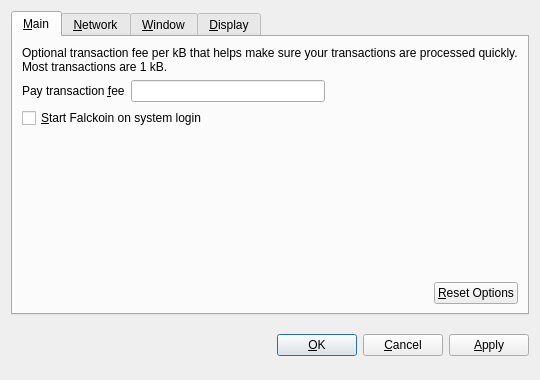
<?xml version="1.0" encoding="UTF-8"?>
<ui version="4.0">
 <class>OptionsDialog</class>
 <widget class="QDialog" name="OptionsDialog">
  <property name="geometry">
   <rect>
    <x>0</x>
    <y>0</y>
    <width>540</width>
    <height>380</height>
   </rect>
  </property>
  <property name="windowTitle">
   <string>Options</string>
  </property>
  <property name="modal">
   <bool>true</bool>
  </property>
  <layout class="QVBoxLayout" name="verticalLayout">
   <item>
    <widget class="QTabWidget" name="tabWidget">
     <property name="tabPosition">
      <enum>QTabWidget::North</enum>
     </property>
     <property name="currentIndex">
      <number>0</number>
     </property>
     <widget class="QWidget" name="tabMain">
      <attribute name="title">
       <string>&amp;Main</string>
      </attribute>
      <layout class="QVBoxLayout" name="verticalLayout_Main">
       <item>
        <widget class="QLabel" name="transactionFeeInfoLabel">
         <property name="text">
          <string>Optional transaction fee per kB that helps make sure your transactions are processed quickly. Most transactions are 1 kB.</string>
         </property>
         <property name="textFormat">
          <enum>Qt::PlainText</enum>
         </property>
         <property name="wordWrap">
          <bool>true</bool>
         </property>
        </widget>
       </item>
       <item>
        <layout class="QHBoxLayout" name="horizontalLayout_1_Main">
         <item>
          <widget class="QLabel" name="transactionFeeLabel">
           <property name="text">
            <string>Pay transaction &amp;fee</string>
           </property>
           <property name="textFormat">
            <enum>Qt::PlainText</enum>
           </property>
           <property name="buddy">
            <cstring>transactionFee</cstring>
           </property>
          </widget>
         </item>
         <item>
          <widget class="BitcoinAmountField" name="transactionFee"/>
         </item>
         <item>
          <spacer name="horizontalSpacer_1_Main">
           <property name="orientation">
            <enum>Qt::Horizontal</enum>
           </property>
           <property name="sizeHint" stdset="0">
            <size>
             <width>40</width>
             <height>20</height>
            </size>
           </property>
          </spacer>
         </item>
        </layout>
       </item>
       <item>
        <widget class="QCheckBox" name="bitcoinAtStartup">
         <property name="toolTip">
          <string>Automatically start Falckoin after logging in to the system.</string>
         </property>
         <property name="text">
          <string>&amp;Start Falckoin on system login</string>
         </property>
        </widget>
       </item>
       <item>
        <spacer name="verticalSpacer_Main">
         <property name="orientation">
          <enum>Qt::Vertical</enum>
         </property>
         <property name="sizeHint" stdset="0">
          <size>
           <width>20</width>
           <height>40</height>
          </size>
         </property>
        </spacer>
       </item>
       <item>
        <layout class="QHBoxLayout" name="horizontalLayout_2_Main">
         <item>
          <spacer name="horizontalSpacer_2_Main">
           <property name="orientation">
            <enum>Qt::Horizontal</enum>
           </property>
           <property name="sizeHint" stdset="0">
            <size>
             <width>40</width>
             <height>20</height>
            </size>
           </property>
          </spacer>
         </item>
         <item>
          <widget class="QPushButton" name="resetButton">
           <property name="toolTip">
            <string>Reset all client options to default.</string>
           </property>
           <property name="text">
            <string>&amp;Reset Options</string>
           </property>
           <property name="autoDefault">
            <bool>false</bool>
           </property>
          </widget>
         </item>
        </layout>
       </item>
      </layout>
     </widget>
     <widget class="QWidget" name="tabNetwork">
      <attribute name="title">
       <string>&amp;Network</string>
      </attribute>
      <layout class="QVBoxLayout" name="verticalLayout_Network">
       <item>
        <widget class="QCheckBox" name="mapPortUpnp">
         <property name="toolTip">
          <string>Automatically open the Falckoin client port on the router. This only works when your router supports UPnP and it is enabled.</string>
         </property>
         <property name="text">
          <string>Map port using &amp;UPnP</string>
         </property>
        </widget>
       </item>
       <item>
        <widget class="QCheckBox" name="connectSocks">
         <property name="toolTip">
          <string>Connect to the Falckoin network through a SOCKS proxy (e.g. when connecting through Tor).</string>
         </property>
         <property name="text">
          <string>&amp;Connect through SOCKS proxy:</string>
         </property>
        </widget>
       </item>
       <item>
        <layout class="QHBoxLayout" name="horizontalLayout_Network">
         <item>
          <widget class="QLabel" name="proxyIpLabel">
           <property name="text">
            <string>Proxy &amp;IP:</string>
           </property>
           <property name="textFormat">
            <enum>Qt::PlainText</enum>
           </property>
           <property name="buddy">
            <cstring>proxyIp</cstring>
           </property>
          </widget>
         </item>
         <item>
          <widget class="QValidatedLineEdit" name="proxyIp">
           <property name="maximumSize">
            <size>
             <width>140</width>
             <height>16777215</height>
            </size>
           </property>
           <property name="toolTip">
            <string>IP address of the proxy (e.g. 127.0.0.1)</string>
           </property>
          </widget>
         </item>
         <item>
          <widget class="QLabel" name="proxyPortLabel">
           <property name="text">
            <string>&amp;Port:</string>
           </property>
           <property name="textFormat">
            <enum>Qt::PlainText</enum>
           </property>
           <property name="buddy">
            <cstring>proxyPort</cstring>
           </property>
          </widget>
         </item>
         <item>
          <widget class="QLineEdit" name="proxyPort">
           <property name="maximumSize">
            <size>
             <width>55</width>
             <height>16777215</height>
            </size>
           </property>
           <property name="toolTip">
            <string>Port of the proxy (e.g. 9050)</string>
           </property>
          </widget>
         </item>
         <item>
          <widget class="QLabel" name="socksVersionLabel">
           <property name="text">
            <string>SOCKS &amp;Version:</string>
           </property>
           <property name="textFormat">
            <enum>Qt::PlainText</enum>
           </property>
           <property name="buddy">
            <cstring>socksVersion</cstring>
           </property>
          </widget>
         </item>
         <item>
          <widget class="QValueComboBox" name="socksVersion">
           <property name="toolTip">
            <string>SOCKS version of the proxy (e.g. 5)</string>
           </property>
          </widget>
         </item>
         <item>
          <spacer name="horizontalSpacer_Network">
           <property name="orientation">
            <enum>Qt::Horizontal</enum>
           </property>
           <property name="sizeHint" stdset="0">
            <size>
             <width>40</width>
             <height>20</height>
            </size>
           </property>
          </spacer>
         </item>
        </layout>
       </item>
       <item>
        <spacer name="verticalSpacer_Network">
         <property name="orientation">
          <enum>Qt::Vertical</enum>
         </property>
         <property name="sizeHint" stdset="0">
          <size>
           <width>20</width>
           <height>40</height>
          </size>
         </property>
        </spacer>
       </item>
      </layout>
     </widget>
     <widget class="QWidget" name="tabWindow">
      <attribute name="title">
       <string>&amp;Window</string>
      </attribute>
      <layout class="QVBoxLayout" name="verticalLayout_Window">
       <item>
        <widget class="QCheckBox" name="minimizeToTray">
         <property name="toolTip">
          <string>Show only a tray icon after minimizing the window.</string>
         </property>
         <property name="text">
          <string>&amp;Minimize to the tray instead of the taskbar</string>
         </property>
        </widget>
       </item>
       <item>
        <widget class="QCheckBox" name="minimizeOnClose">
         <property name="toolTip">
          <string>Minimize instead of exit the application when the window is closed. When this option is enabled, the application will be closed only after selecting Quit in the menu.</string>
         </property>
         <property name="text">
          <string>M&amp;inimize on close</string>
         </property>
        </widget>
       </item>
       <item>
        <spacer name="verticalSpacer_Window">
         <property name="orientation">
          <enum>Qt::Vertical</enum>
         </property>
         <property name="sizeHint" stdset="0">
          <size>
           <width>20</width>
           <height>40</height>
          </size>
         </property>
        </spacer>
       </item>
      </layout>
     </widget>
     <widget class="QWidget" name="tabDisplay">
      <attribute name="title">
       <string>&amp;Display</string>
      </attribute>
      <layout class="QVBoxLayout" name="verticalLayout_Display">
       <item>
        <layout class="QHBoxLayout" name="horizontalLayout_1_Display">
         <item>
          <widget class="QLabel" name="langLabel">
           <property name="text">
            <string>User Interface &amp;language:</string>
           </property>
           <property name="textFormat">
            <enum>Qt::PlainText</enum>
           </property>
           <property name="buddy">
            <cstring>lang</cstring>
           </property>
          </widget>
         </item>
         <item>
          <widget class="QValueComboBox" name="lang">
           <property name="toolTip">
            <string>The user interface language can be set here. This setting will take effect after restarting Falckoin.</string>
           </property>
          </widget>
         </item>
        </layout>
       </item>
       <item>
        <layout class="QHBoxLayout" name="horizontalLayout_2_Display">
         <item>
          <widget class="QLabel" name="unitLabel">
           <property name="text">
            <string>&amp;Unit to show amounts in:</string>
           </property>
           <property name="textFormat">
            <enum>Qt::PlainText</enum>
           </property>
           <property name="buddy">
            <cstring>unit</cstring>
           </property>
          </widget>
         </item>
         <item>
          <widget class="QValueComboBox" name="unit">
           <property name="toolTip">
            <string>Choose the default subdivision unit to show in the interface and when sending coins.</string>
           </property>
          </widget>
         </item>
        </layout>
       </item>
       <item>
        <widget class="QCheckBox" name="displayAddresses">
         <property name="toolTip">
          <string>Whether to show Falckoin addresses in the transaction list or not.</string>
         </property>
         <property name="text">
          <string>&amp;Display addresses in transaction list</string>
         </property>
        </widget>
       </item>
       <item>
        <widget class="QCheckBox" name="coinControlFeatures">
         <property name="toolTip">
          <string>Whether to show coin control features or not.</string>
         </property>
         <property name="text">
          <string>Display coin &amp;control features (experts only)</string>
         </property>
        </widget>
       </item>
       <item>
        <spacer name="verticalSpacer_Display">
         <property name="orientation">
          <enum>Qt::Vertical</enum>
         </property>
         <property name="sizeHint" stdset="0">
          <size>
           <width>20</width>
           <height>40</height>
          </size>
         </property>
        </spacer>
       </item>
      </layout>
     </widget>
    </widget>
   </item>
   <item>
    <layout class="QHBoxLayout" name="horizontalLayout_Buttons">
     <item>
      <spacer name="horizontalSpacer_1">
       <property name="orientation">
        <enum>Qt::Horizontal</enum>
       </property>
       <property name="sizeHint" stdset="0">
        <size>
         <width>40</width>
         <height>48</height>
        </size>
       </property>
      </spacer>
     </item>
     <item>
      <widget class="QLabel" name="statusLabel">
       <property name="font">
        <font>
         <weight>75</weight>
         <bold>true</bold>
        </font>
       </property>
       <property name="text">
        <string/>
       </property>
       <property name="textFormat">
        <enum>Qt::PlainText</enum>
       </property>
       <property name="wordWrap">
        <bool>true</bool>
       </property>
      </widget>
     </item>
     <item>
      <spacer name="horizontalSpacer_2">
       <property name="orientation">
        <enum>Qt::Horizontal</enum>
       </property>
       <property name="sizeHint" stdset="0">
        <size>
         <width>40</width>
         <height>48</height>
        </size>
       </property>
      </spacer>
     </item>
     <item>
      <widget class="QPushButton" name="okButton">
       <property name="text">
        <string>&amp;OK</string>
       </property>
      </widget>
     </item>
     <item>
      <widget class="QPushButton" name="cancelButton">
       <property name="text">
        <string>&amp;Cancel</string>
       </property>
       <property name="autoDefault">
        <bool>false</bool>
       </property>
      </widget>
     </item>
     <item>
      <widget class="QPushButton" name="applyButton">
       <property name="text">
        <string>&amp;Apply</string>
       </property>
       <property name="autoDefault">
        <bool>false</bool>
       </property>
      </widget>
     </item>
    </layout>
   </item>
  </layout>
 </widget>
 <customwidgets>
  <customwidget>
   <class>BitcoinAmountField</class>
   <extends>QLineEdit</extends>
   <header>bitcoinamountfield.h</header>
  </customwidget>
  <customwidget>
   <class>QValueComboBox</class>
   <extends>QComboBox</extends>
   <header>qvaluecombobox.h</header>
  </customwidget>
  <customwidget>
   <class>QValidatedLineEdit</class>
   <extends>QLineEdit</extends>
   <header>qvalidatedlineedit.h</header>
  </customwidget>
 </customwidgets>
 <resources/>
 <connections/>
</ui>
